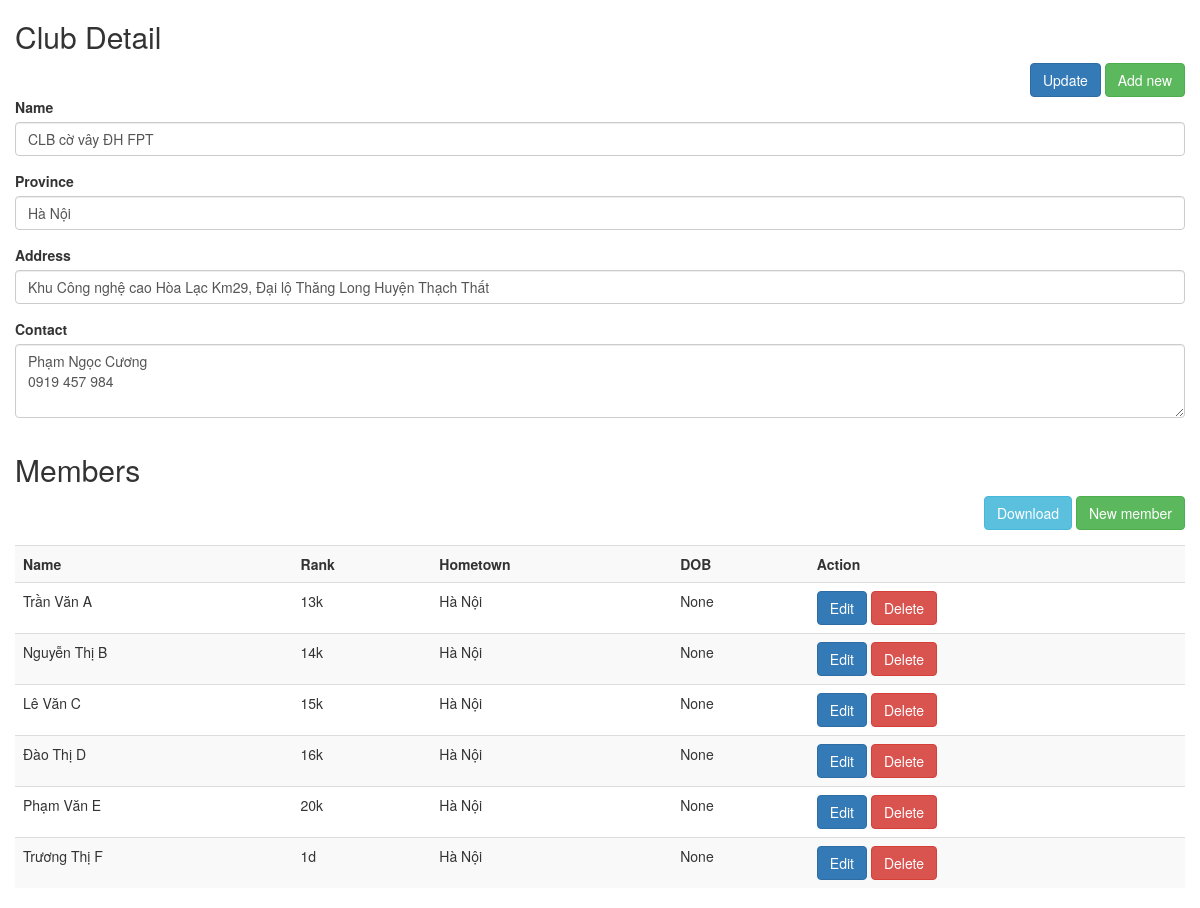
The app's page /club/1, older data.
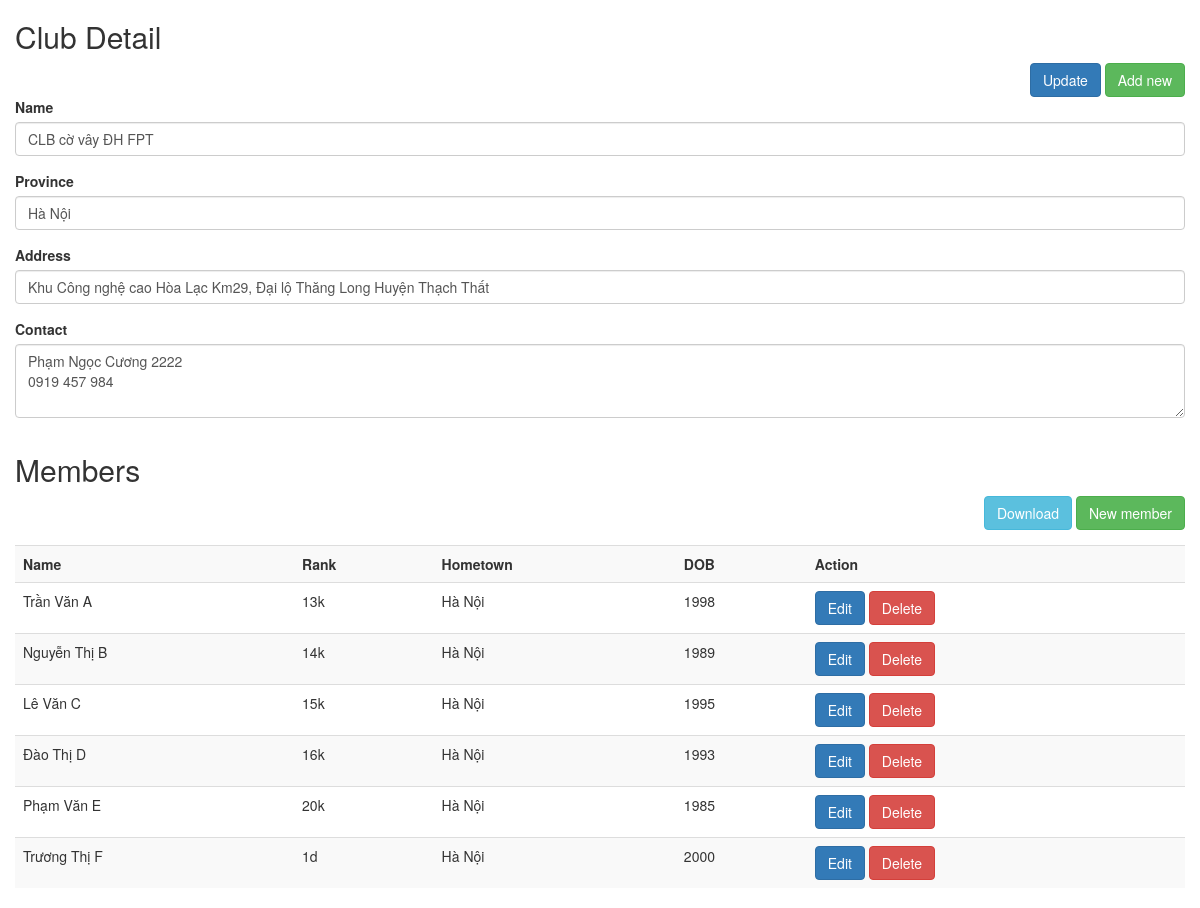
The same page, newer data.
### app/models/club.py (models this page shows, shortened)
class Club(db.Model):
    id = db.Column(db.Integer, primary_key = True, autoincrement = True)
    name = db.Column(db.String(100), unique = True, nullable = False)
    province = db.Column(db.String(50), unique = False, nullable = False)
    address = db.Column(db.String(500), unique = False, nullable = False)
    contact = db.Column(db.String(120), unique = False, nullable = False)
    lng = db.Column(db.Float, unique = False, nullable = False)
    lat = db.Column(db.Float, unique = False, nullable = False)
    members = db.relationship('Player', lazy = 'select') #, backref=db.backref('members', lazy='joined'))
    def getById(id):
        return Club.query.filter_by(id = id).first()

### app/models/player.py (models this page shows, shortened)
class Player(db.Model):
    id = db.Column(db.Integer, primary_key=True)
    name = db.Column(db.String(100), nullable = False)
    rank = db.Column(db.String(3), nullable = False)
    hometown = db.Column(db.String(20))
    birthYear = db.Column(db.Integer)
    clubId = db.Column(db.Integer, db.ForeignKey('club.id'), nullable = False)

### app/routes.py (the view)
@app.route("/club/<id>", methods = ["GET"])
def getClub(id):
    club = Club.getById(id)
    return render_template('club.html', club = club)

### app/templates/club.html (shortened to what this page needs)
{% extends 'bootstrap/base.html' %}
{% block content %}
<div class="container">
    <div class="row">
        <h2> Club Detail </h2>
    </div>
    <div class="row">
        <div style="float: right;">
            <button class="btn btn-primary" onclick="updateClub('{{club.id}}')">Update</button>
            <button class="btn btn-success" onclick="addClub()">Add new</button>
        </div>
    </div>
    <div class="row">
        <div class="form-group">
            <label for="clubName">Name</label>
            <input type="text" class="form-control" value="{{club.name}}" id="clubName" />
        </div>
        <div class="form-group">
            <label for="clubProvince">Province</label>
            <input type="text" class="form-control" value="{{club.province}}" id="clubProvince" />
        </div>
        <div class="form-group">
            <label for="clubAddress">Address</label>
            <input type="text" class="form-control" value="{{club.address}}" id="clubAddress" />
        </div>
        <div class="form-group">
            <label for="clubContact">Contact</label>
            <textarea class="form-control" rows="3" id="clubContact">{{club.contact}}</textarea>
        </div>
    </div>
    <div class="row">
        <h2> Members </h2>
        <div style="margin-bottom: 15px; float: right;">
            <a href="/club/{{club.id}}/download" class="btn btn-info" role="button">
                Download
            </a>
            <a href="/player" class="btn btn-success" role="button">
                New member
            </a>
        </div>
        <div>
            <table class="table table-striped">
                <tr>
                    <th>Name</th>
                    <th>Rank</th>
                    <th>Hometown</th>
                    <th>DOB</th>
                    <th>Action</th>
                </tr>
                {% for member in club.members %}
                <tr>
                    <td>{{ member.name }}</td>
                    <td>{{ member.rank }}</td>
                    <td>{{ member.hometown }}</td>
                    <td>{{ member.birthYear}}</td>
                    <td>
                        <a href="/player/{{member.id}}" class="btn btn-primary" role="button">
                            Edit
                        </a>
                        <a onclick="deleteMember('{{member.id}}')" class="btn btn-danger" role="button">
                            Delete
                        </a>
                    </td>
                </tr>
                {% endfor %}
            </table>
        </div>
    </div>
</div>
{% endblock %}

Row changes from the older to the newer data that the page shows:
changed Club "CLB cờ vây ĐH FPT": contact "Phạm Ngọc Cương 0919 457 984" → "Phạm Ngọc Cương 2222 0919 457 984"
changed Player "Trần Văn A": birthYear "None" → "1998"
changed Player "Nguyễn Thị B": birthYear "None" → "1989"
changed Player "Lê Văn C": birthYear "None" → "1995"
changed Player "Đào Thị D": birthYear "None" → "1993"
changed Player "Phạm Văn E": birthYear "None" → "1985"
changed Player "Trương Thị F": birthYear "None" → "2000"
